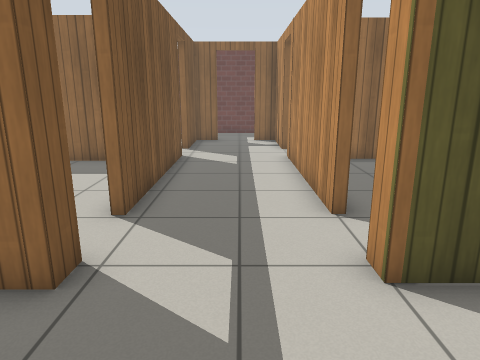
[1] (above)

20 first-person views from a walk through a world built for the Gazebo simulator. The camera is 1.2 m above the floor, tilts 14° down and sees 70° across. The floor is counted in squares, 0.5 m on a side. Each view is taken from the middle of a square. On the plan, view 1 faces up. The plan holds only what a view shows up to about 19 squares ahead; the rest is blank. Simple patterns stand in for the simulator's built-in surfaces.

[2]
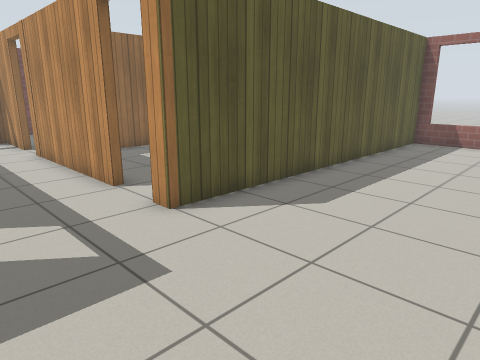

[3]
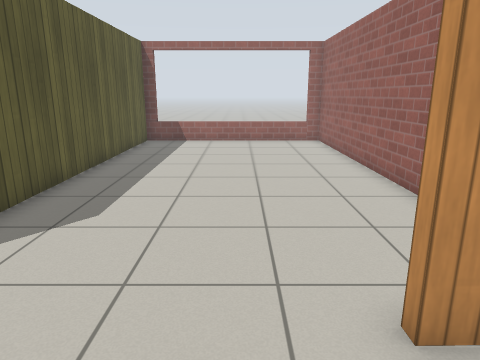

[4]
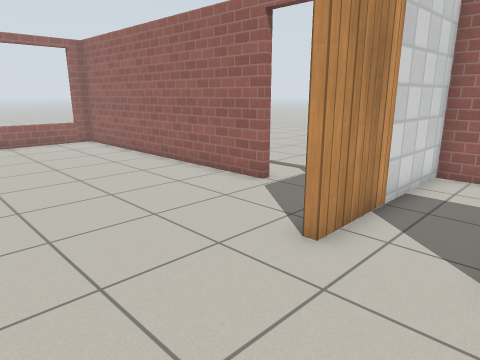

[5]
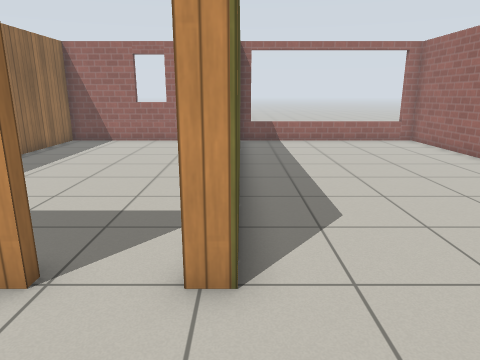

[6]
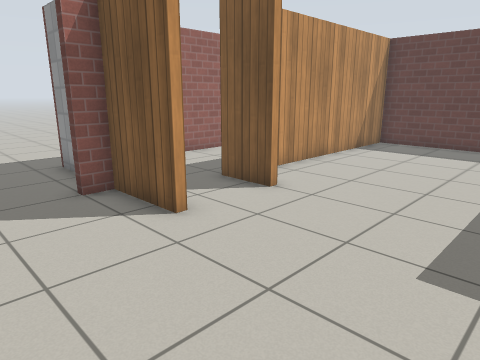

[7]
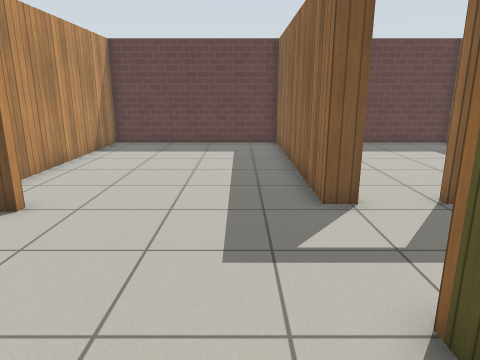

[8]
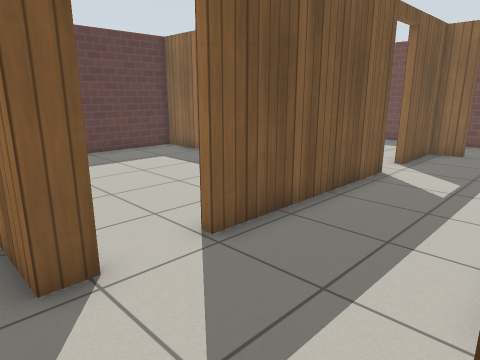

[9]
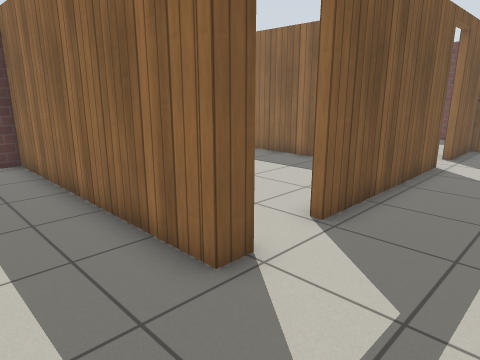

[10]
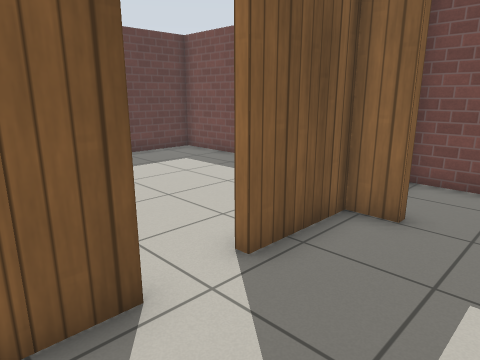

[11]
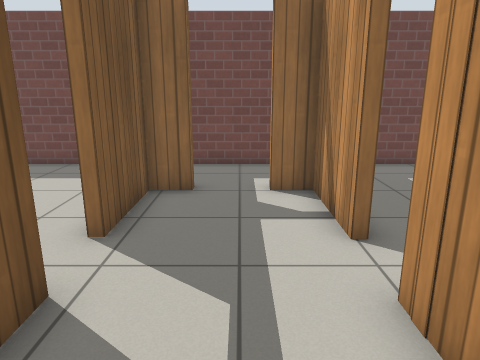

[12]
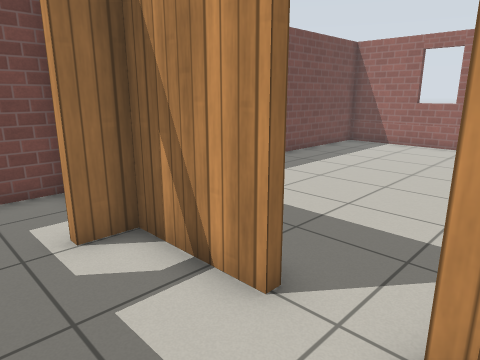

[13]
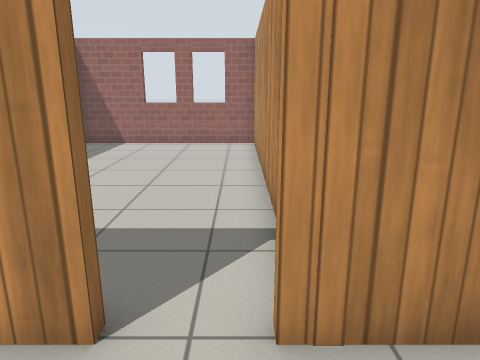

[14]
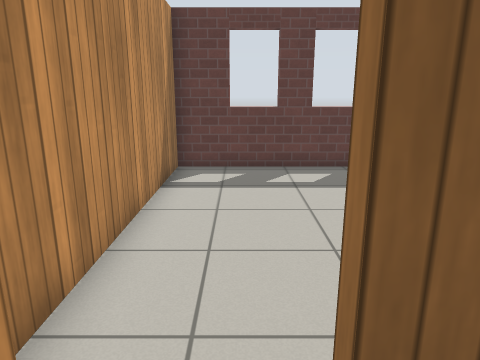

[15]
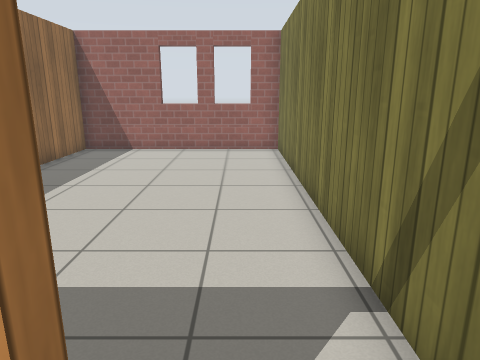

[16]
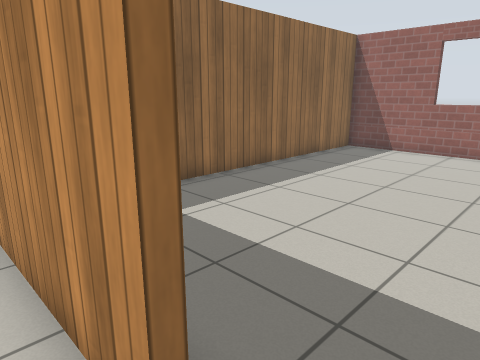

[17]
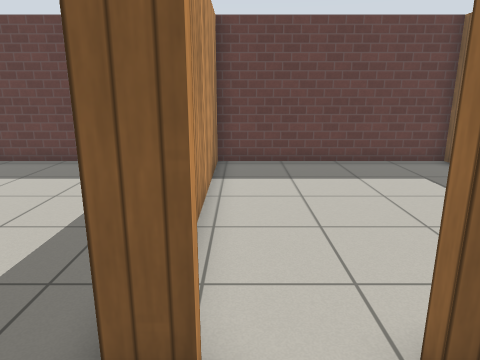

[18]
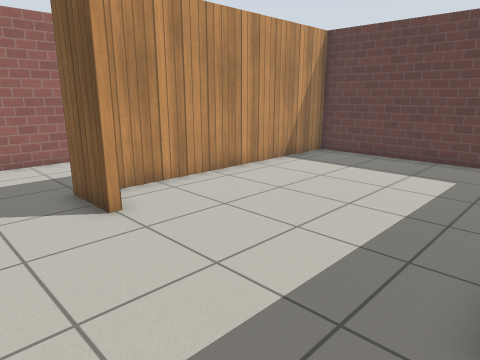

[19]
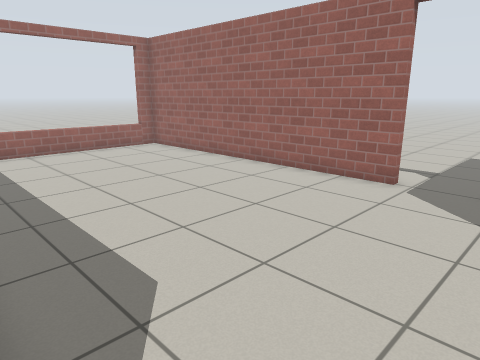

[20]
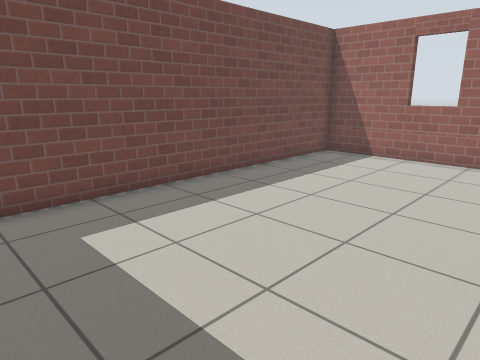

### Floor plan
Ten units are one square. View 1 is at (0, 0); x grows to the right and y downward. Boxes are objects, and circles mark ways between rooms. Rooms are numbered by the first view taken in them; rooms with no view inside come last. Other rooms are left out.
<svg viewBox="-130 -225 303 321">
<path fill="none" stroke="#000" d="M12 27 12 54 20 54M-18 26 -18 48M-23 -46 -23 -39 -125 -39 -125 43 -29 43M44 54 164 52 164 -40 19 -40 19 -48M19 -66 19 -138M-59 91 10 91 9 27M-23 -138 -23 -67M19 -154 19 -185 5 -185M163 46 168 46M-11 -185 -23 -185 -23 -155M54 -133 164 -133 164 -220 41 -220M29 -43 164 -43 164 -130 42 -130M-92 -220 -125 -220 -125 -129 -36 -129M-41 -220 -76 -220M-49 -126 -125 -126 -125 -42 -61 -42"/>
<circle cx="20" cy="-145" r="3" fill="#2a7"/>
<circle cx="20" cy="-55" r="3" fill="#2a7"/>
<circle cx="-25" cy="-145" r="3" fill="#2a7"/>
<circle cx="-25" cy="-55" r="3" fill="#2a7"/>
<text x="10" y="0">1</text>
<text x="90" y="-170">2</text>
<text x="90" y="-90">3</text>
<text x="-80" y="-180">4</text>
<text x="-80" y="-90">5</text>
</svg>
Room 1 opens to room 2. Room 1 opens to room 3. Room 1 opens to room 4. Room 1 opens to room 5.

Where each view was taken, in squares from view 1:
view 1: 0 up, 0 right, facing up
view 2: 2 down, 2 left, facing up-right
view 3: 1 down, 2 left, facing right
view 4: 2 up, 2 left, facing down-right
view 5: 4 up, 2 left, facing right
view 6: 3 up, 5 right, facing down-left
view 7: 2 up, 5 right, facing left
view 8: 3 up, 2 right, facing up-left
view 9: 1 up, 1 right, facing up-left
view 10: 12 up, 1 right, facing up-left
view 11: 10 up, 0 right, facing up
view 12: 13 up, 1 left, facing up-right
view 13: 14 up, 1 left, facing right
view 14: 15 up, 1 left, facing left
view 15: 6 up, 1 right, facing right
view 16: 5 up, 1 right, facing up-right
view 17: 5 up, 0 right, facing left
view 18: 4 up, 1 right, facing down-left
view 19: 4 up, 1 right, facing down-right
view 20: 14 up, 3 right, facing up-right
